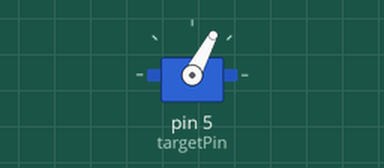
This sketch was run on a simulated Arduino Uno, built with avr-gcc and run on an emulated ATmega328P. Shown: servo. What the sketch prints to the serial monitor is not drawn.

Above: at 2.05 s.
At 2.7 s:
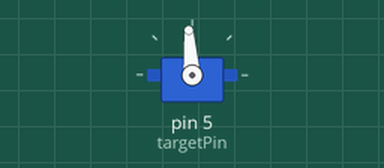
At 2.95 s:
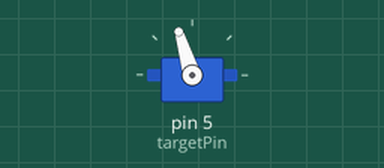
At 3.6 s:
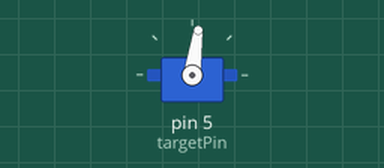
Timing chart, 0 to 7.3 s (numbered marks = the images above):
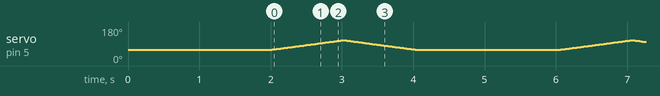

The sketch:

WiggleTest.ino
```cpp
/*
 * 🎯 Yujai Bot - Single Joint Sniper
 * * GOAL: Test ONLY ONE servo to fix mechanical jams.
 * * * HOW TO USE:
 * 1. Change 'targetPin' below to the pin you want to test (3, 5, 6, or 9).
 * 2. Upload.
 * 3. Watch ONLY that joint.
 * 4. If it hums/stalls, LOOSEN the screw gently until it moves freely.
 */

#include <Servo.h>

Servo myServo;

// 👇👇👇 CHANGE THIS NUMBER (3, 5, 6, or 9) 👇👇👇
const int targetPin = 5;
// 👆👆👆 CHANGE THIS NUMBER 👆👆👆

int base = 60;
int MaxLeft = 18;
int MaxRight = 110;
void setup() {
  Serial.begin(9600);

  Serial.print("🎯 Targeting Servo on Pin: ");
  Serial.println(targetPin);

  myServo.attach(targetPin);

  Serial.println("Moving to Center (60)...");
  myServo.write(base);
  delay(2000); // Wait for you to touch the screw
}

void loop() {
//   Serial.println("🔄 Wiggling...");

//   // Gentle Wiggle (70 to 110 degrees)
//   // Not full range, just enough to check tightness

  // Go Left
  // for (int pos = base; pos >= MaxLeft; pos--) {
  //   myServo.write(pos);
  //   delay(20); // Slow movement
  // }

  // delay(500); // Pause

//   // Go Right
  for (int pos = base; pos <= MaxRight; pos++) {
    myServo.write(pos);
    delay(20);
  }

  // delay(500); // Pause

//   // Return Center
  for (int pos = MaxRight; pos >= base; pos--) {
    myServo.write(pos);
    delay(20);
  }

  Serial.println("⏸️ Pausing... Adjust Screw NOW if needed!");
  delay(2000); // 2 Seconds break for you to adjust
}
```
